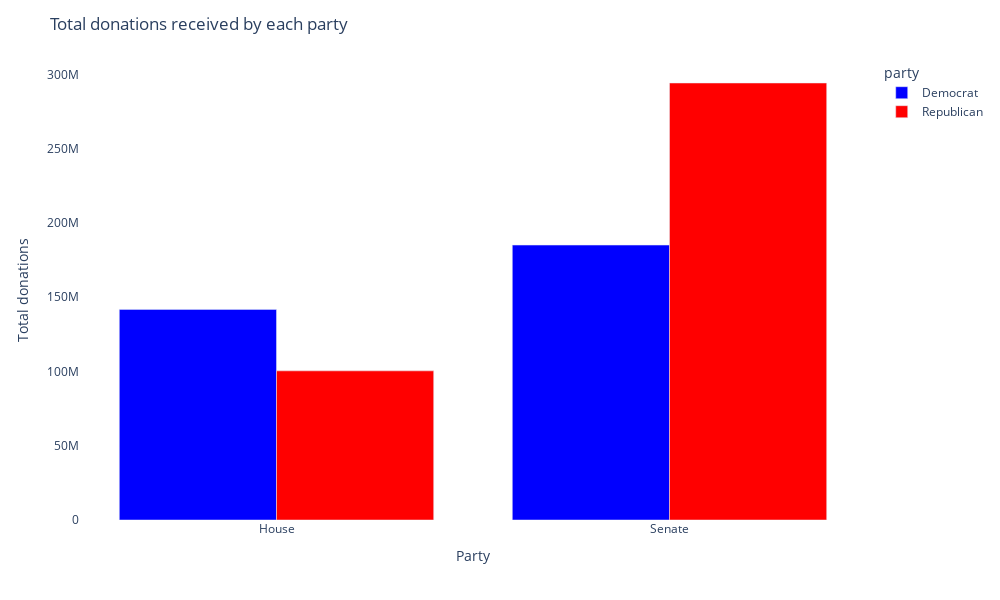

The cell this chart's notebook holds for it:
### Markdown cell above
# Sum of total donations for each party and chamber in a bar plot

### Code cell
# Sum of total donations for each party and chamber in a bar plot
import plotly.express as px

# exclude the "Other" party and the "President" chamber
total_donations = total_donations[
    ~(
        (total_donations["party"] == "Other")
        | (total_donations["chamber"] == "President")
    )
]

# democrats should be blue and republicans should be red

fig = px.bar(
    total_donations,
    x="chamber",
    y="donations-in-total",
    color="party",
    barmode="group",
    color_discrete_map={"Democrat": "blue", "Republican": "red"},
)

fig.update_layout(
    title="Total donations received by each party",
    xaxis_title="Party",
    yaxis_title="Total donations",
    height=600,
    width=1000,
    showlegend=True,
    paper_bgcolor="rgba(0,0,0,0)",
    plot_bgcolor="rgba(0,0,0,0)",
    autosize=False,
)
fig.write_image(ASSETS_DIR / "total-donations-by-party.png")
fig.show()

### Figure 1 — Plotly figure (JSON) as saved in the notebook; plotly's stock layout.template omitted (floating-point values rounded to 4 significant figures)
{"data": [{"alignmentgroup": "True", "hovertemplate": "party=Democrat<br>chamber=%{x}<br>donations-in-total=%{y}<extra></extra>", "legendgroup": "Democrat", "marker": {"color": "blue", "pattern": {"shape": ""}}, "name": "Democrat", "offsetgroup": "Democrat", "orientation": "v", "showlegend": true, "textposition": "auto", "type": "bar", "x": ["House", "Senate"], "xaxis": "x", "y": [141755270, 185070833], "yaxis": "y"}, {"alignmentgroup": "True", "hovertemplate": "party=Republican<br>chamber=%{x}<br>donations-in-total=%{y}<extra></extra>", "legendgroup": "Republican", "marker": {"color": "red", "pattern": {"shape": ""}}, "name": "Republican", "offsetgroup": "Republican", "orientation": "v", "showlegend": true, "textposition": "auto", "type": "bar", "x": ["House", "Senate"], "xaxis": "x", "y": [100390589, 294172322], "yaxis": "y"}], "layout": {"autosize": false, "barmode": "group", "height": 600, "legend": {"title": {"text": "party"}, "tracegroupgap": 0}, "margin": {"t": 60}, "paper_bgcolor": "rgba(0,0,0,0)", "plot_bgcolor": "rgba(0,0,0,0)", "showlegend": true, "title": {"text": "Total donations received by each party"}, "width": 1000, "xaxis": {"anchor": "y", "domain": [0, 1], "title": {"text": "Party"}}, "yaxis": {"anchor": "x", "domain": [0, 1], "title": {"text": "Total donations"}}}}
